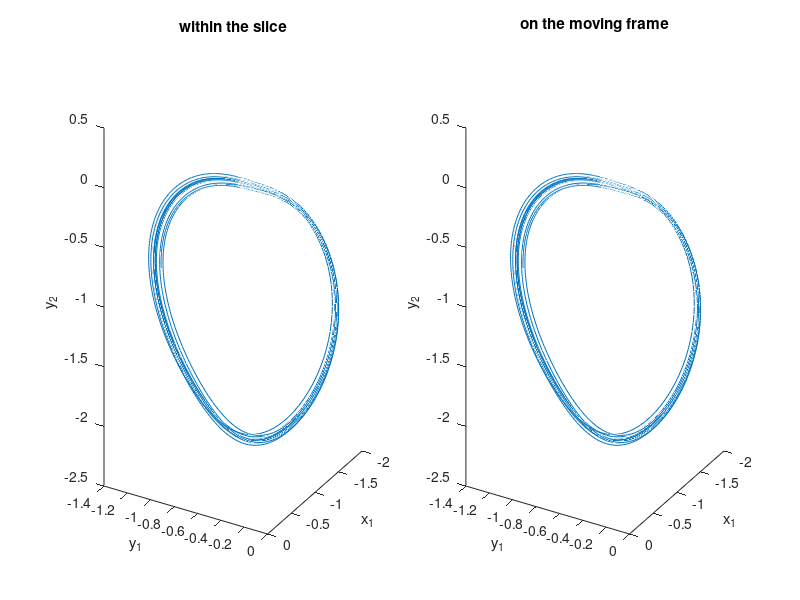
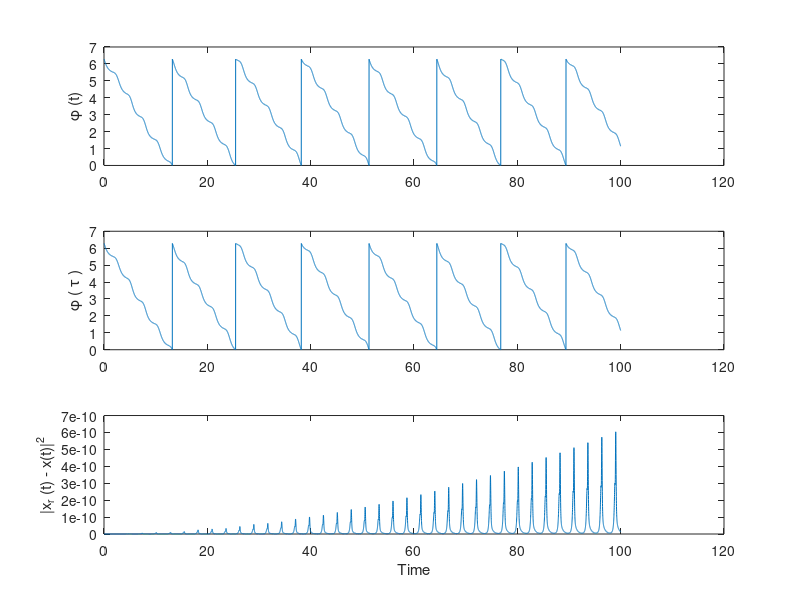
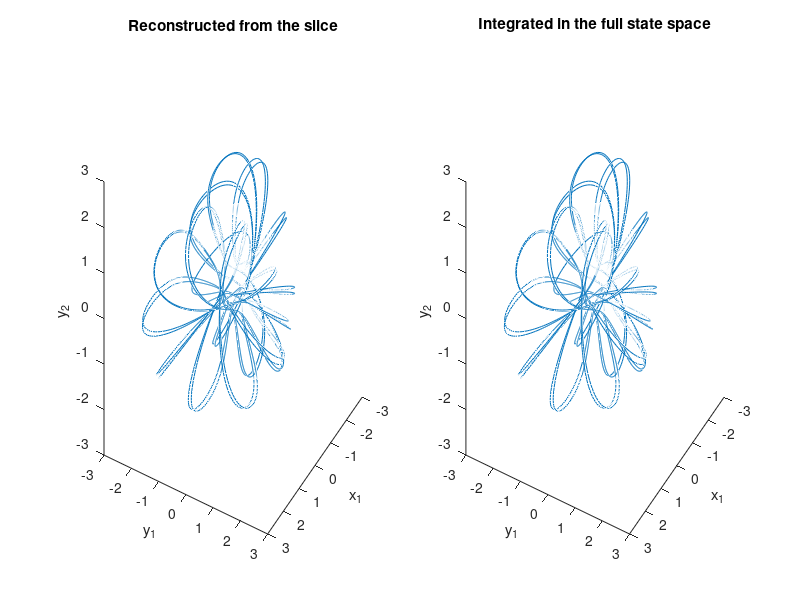

MATLAB code to generate these figures, in order:
clear
hold off
clc

%Tutorial for making high quality octave plots:
%http://cresspahl.blogspot.com/2012/05/high-quality-plots-in-octave.html
%.eps outputs are converted to .pdf by epspdf

load dynamicswithintheslice.mat;
xhatslicedyn = xhat;
clear xhat;
load movingframes.mat;
xhatsymmred = xhat;
clear xhat;
load timeev.mat

figure(1)
subplot(1,2,1)
plot3(xhatslicedyn(1,:),xhatslicedyn(3,:),xhatslicedyn(4,:))
view(120,15)

xlabel('x_1')
ylabel('y_1')
zlabel('y_2')
title('within the slice')
view(120,15)

subplot(1,2,2)
plot3(xhatsymmred(1,:),xhatsymmred(3,:),xhatsymmred(4,:))
view(120,15)

xlabel('x_1')
ylabel('y_1')
zlabel('y_2')
title('on the moving frame')
view(120,15)

tarray = 1:size(phi,2);
tarray = tarray*deltat;

print -dpng reddyn.png

%print('reddyn.eps','-S900,450',
%'-depsc2',
%'-F:Helvetica:9',
%'-tight'
%)

figure(2)

subplot(3,1,1)
plot(tarray,phi)
ylabel('\phi (t)')

tauarray = 1:size(phitau,2);
tauarray = tauarray*deltat;

subplot(3,1,2)
plot(tauarray, phitau)
ylabel('\phi ( \tau )')

subplot(3,1,3)

xdiff = xreconstructed - x;
plot(tarray, xdiff(1,:).^2+xdiff(2,:).^2+xdiff(3,:).^2+xdiff(4,:).^2)
xlabel('Time')
ylabel('|x_r (t) - x(t)|^2')

print -dpng difference.png

%print('difference.eps','-S900,900',
%'-depsc2',
%'-F:Helvetica:9',
%'-tight'
%)

figure(3)

subplot(1,2,1)
plot3(xreconstructed(1,:), xreconstructed(3,:), xreconstructed(4,:));
xlabel('x_1')
ylabel('y_1')
zlabel('y_2')
view(120,30)
title('Reconstructed from the slice')

subplot(1,2,2)
plot3(x(1,:), x(3,:), x(4,:));
xlabel('x_1')
ylabel('y_1')
zlabel('y_2')
view(120,30)
title('Integrated in the full state space')

print -dpng fullssp.png

%print('fullssp.eps','-S900,450',
%'-depsc2',
%'-F:Helvetica:9',
%'-tight'
%)
